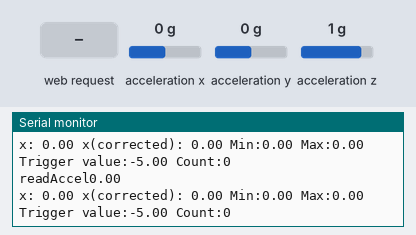
Bench run of a sketch on a simulated ESP8266 (NodeMCU). Shown: the last lines printed to the serial monitor. Wiring (inferred from the names in the program): ADXL345 accelerometer at I2C address 0x53. Inputs (shaded band) come from the test bench; at power-on: acceleration x 0 g, acceleration y 0 g, acceleration z 1 g.

Above: at 3.3 s.
3.4 s: HTTP request GET / received
4.9 s: HTTP request GET /login?DISCONNECT=admin received
6.4 s: acceleration x set to -1.4 g
At 6.43 s:
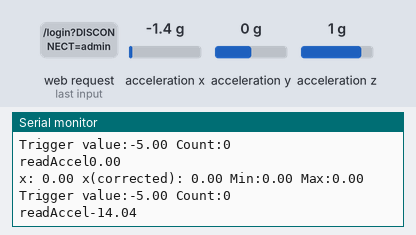
7.9 s: acceleration x set to -0.8 g
At 7.98 s:
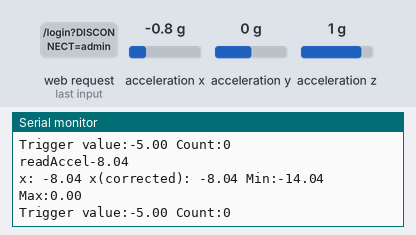
Timing chart, 0 to 10.4 s (numbered marks = the images above; inputs shaded):
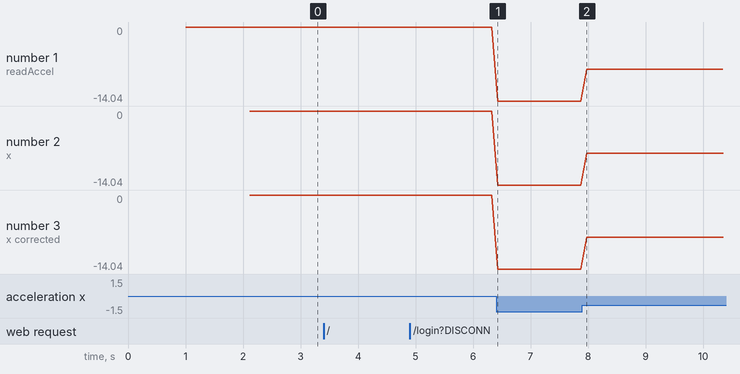

Measured:
- after the input at 6.4 s, the serial monitor: prints a new line at once (image 1)
- after the input at 7.9 s, the serial monitor: prints a new line after 0.08 s (image 2)
- plotted number 1: 0 → -14.04 after the input at 6.4 s, -14.04 → -8.04 after the input at 7.9 s
- plotted number 2: 0 → -14.04 after the input at 6.4 s, -14.04 → -8.04 after the input at 7.9 s
- plotted number 3: 0 → -14.04 after the input at 6.4 s, -14.04 → -8.04 after the input at 7.9 s

The sketch:

accelero1.ino
```cpp
/* ADXL345
 * i2c bus SDA = GPIO0; SCL = GPIO2
 *
 * Just a little test message.  Go to http://192.168.4.1 in a web browser
 * connected to this access point to see it.
 * USER: admin PASSWOR: admin
 */

#include <ESP8266WiFi.h>
#include <WiFiClient.h>
#include <ESP8266WebServer.h>
//ADXL345
#include <Wire.h>

/* Set these to your desired credentials. */
const char *ssid = "ESPap";
const char *password = "12345678";
ESP8266WebServer server(80);


#define DEBUG true
#define Serial if(DEBUG)Serial

#define DEVICE (0x53) // Device address as specified in data sheet
float last_value = 0;
float prelast_value = 0;

int show_count = 0;
int trigger_count = 0;
float trigger_value = -5; //DEFAULT VALUE ???
float current_value = 0;


#define ADXL345_MG2G_MULTIPLIER (0.004)
#define SENSORS_GRAVITY_STANDARD          (SENSORS_GRAVITY_EARTH)
#define SENSORS_GRAVITY_EARTH             (9.80665F)              /**< Earth's gravity in m/s^2 */

byte _buff[6];
char POWER_CTL = 0x2D;    //Power Control Register
char DATA_FORMAT = 0x31;
char DATAX0 = 0x32;    //X-Axis Data 0
char DATAX1 = 0x33;    //X-Axis Data 1
//char DATAY0 = 0x34;    //Y-Axis Data 0
//char DATAY1 = 0x35;    //Y-Axis Data 1
//char DATAZ0 = 0x36;    //Z-Axis Data 0
//char DATAZ1 = 0x37;    //Z-Axis Data 1

float max_x=0;
float min_x=0;
float cal_x=0;
float x = 0;

//Check if header is present and correct
bool is_authentified(){
  Serial.println("Enter is_authentified");
  if (server.hasHeader("Cookie")){
    Serial.print("Found cookie: ");
    String cookie = server.header("Cookie");
    Serial.println(cookie);
    if (cookie.indexOf("ESPSESSIONID=1") != -1) {
      Serial.println("Authentification Successful");
      return true;
    }
  }
  Serial.println("Authentification Failed");
  return false;
}

//root page can be accessed only if authentification is ok
void handleRoot(){
  Serial.println("Enter handleRoot");
  String header;

  if (!is_authentified())
  {
    String header = "HTTP/1.1 301 OK\r\nLocation: /login\r\nCache-Control: no-cache\r\n\r\n";
    server.sendContent(header);
    return;
  }

  if (server.hasArg("RESET"))
  {
      Serial.println("Reset max and min values");
      min_x=0;
      max_x=0;
      String content = "<html><body><h2>ADXL Demo</h2>";
      content += " <a href=\"/login\">reset</a><BR><BR>";
      server.send(200, "text/html", content);
  }


  String content = "<html><body><h2>ADXL demo</h2>";
  //<H2>hello, you successfully connected to esp8266!</H2><br>";

  if (server.hasHeader("User-Agent"))
  {
    //content += "the user agent used is : " + server.header("User-Agent") + "<br><br>";
     content += "x :" + String((int)current_value ) + " Corr(x):" + String((float)current_value - cal_x ) + " min_x:" + String((float)min_x) + " max_x:" + String((float)max_x) + "<br><br>";
     content += "Trigger value:" + String((float)trigger_value) + " trigger count:" + String(trigger_count) + "<br><br>";
  }
  content += " <a href=\"/login?DISCONNECT=YES\">disconnect</a><BR><BR>";
  content += " <a href=\"/?RESET=YES\">Reset min and max values</a><br><br>";
  content += " <a href=\"/settings\">Settings</a>";
  //last line
  content += " </body></html>";
  server.send(200, "text/html", content);


}

void handleSettings()
{
  //reading
  if (server.hasArg("TRIGGER"))
  {
    trigger_value = server.arg("TRIGGER").toInt();
    return;
  }

  //setting
  String msg = " <br><br> <a href=\"/ \">Home</a>";
  String content = "<html><body><form action='/settings' method='POST'><br>";
  content += "Value:<input type='number' name='TRIGGER' min='-500' max='500' placeholder='trigger value'><br>";
  content += "<input type='submit' name='SUBMIT' value='Submit'></form>" + msg + "<br>";
  server.send(200, "text/html", content);
}

//login page, also called for disconnect
void handleLogin(){
  String msg;
  if (server.hasHeader("Cookie")){
    Serial.print("Found cookie: ");
    String cookie = server.header("Cookie");
    Serial.println(cookie);
  }
  if (server.hasArg("DISCONNECT")){
    Serial.println("Disconnection");
    String header = "HTTP/1.1 301 OK\r\nSet-Cookie: ESPSESSIONID=0\r\nLocation: /login\r\nCache-Control: no-cache\r\n\r\n";
    server.sendContent(header);
    return;
  }

  if (server.hasArg("USERNAME") && server.hasArg("PASSWORD")){
    if (server.arg("USERNAME") == "admin" &&  server.arg("PASSWORD") == "admin" ){
      String header = "HTTP/1.1 301 OK\r\nSet-Cookie: ESPSESSIONID=1\r\nLocation: /\r\nCache-Control: no-cache\r\n\r\n";
      server.sendContent(header);
      Serial.println("Log in Successful");
      return;
    }
  msg = "Wrong username/password! try again.";
  Serial.println("Log in Failed");
  }
  String content = "<html><body><form action='/login' method='POST'>To log in, please use : admin/admin<br>";
  content += "User:<input type='text' name='USERNAME' placeholder='user name'><br>";
  content += "Password:<input type='password' name='PASSWORD' placeholder='password'><br>";
  content += "<input type='submit' name='SUBMIT' value='Submit'></form>" + msg + "<br>";
  content += "You also can go <a href='/inline'>here</a></body></html>";
  server.send(200, "text/html", content);
}
//no need authentification

void handleNotFound()
{
  String message = "File Not Found\n\n";
  message += "URI: ";
  message += server.uri();
  message += "\nMethod: ";
  message += (server.method() == HTTP_GET)?"GET":"POST";
  message += "\nArguments: ";
  message += server.args();
  message += "\n";
  for (uint8_t i=0; i<server.args(); i++){
    message += " " + server.argName(i) + ": " + server.arg(i) + "\n";
  }
  server.send(404, "text/plain", message);
}


float readAccel()
{
  Serial.print("readAccel");
  uint8_t howManyBytesToRead = 6; //6 for all axes
  readFrom( DATAX0, howManyBytesToRead, _buff); //read the acceleration data from the ADXL345
  short x =0;
   x = (((short)_buff[1]) << 8) | _buff[0];
  //short y = (((short)_buff[3]) << 8) | _buff[2];
  //short z = (((short)_buff[5]) << 8) | _buff[4];
  Serial.println(x * ADXL345_MG2G_MULTIPLIER * SENSORS_GRAVITY_STANDARD);
  return x * ADXL345_MG2G_MULTIPLIER * SENSORS_GRAVITY_STANDARD;
  //x = x + cal_x;


  //Serial.print("x: ");
  //Serial.print( x*2./512 );
  //Serial.print(" y: ");
  //Serial.print( y*2./512 );
  //Serial.print(" z: ");
  //Serial.print( z*2./512 );
  //Serial.print("X: "); Serial.print( x);

  //Serial.println( sqrtf(x*x+y*y+z*z)*2./512 );

//getX() = read16(ADXL345_REG_DATAX0);
//x = getX() * ADXL345_MG2G_MULTIPLIER * SENSORS_GRAVITY_STANDARD;

}

void writeTo(byte address, byte val)
{
  Wire.beginTransmission(DEVICE); // start transmission to device
  Wire.write(address); // send register address
  Wire.write(val); // send value to write
  Wire.endTransmission(); // end transmission
}

// Reads num bytes starting from address register on device in to _buff array
void readFrom(byte address, int num, byte _buff[])
{
  Wire.beginTransmission(DEVICE); // start transmission to device
  Wire.write(address); // sends address to read from
  Wire.endTransmission(); // end transmission
  Wire.beginTransmission(DEVICE); // start transmission to device
  Wire.requestFrom(DEVICE, num); // request 6 bytes from device

  int i = 0;
  while(Wire.available()) // device may send less than requested (abnormal)
  {
    _buff[i] = Wire.read(); // receive a byte
    i++;
  }
  Wire.endTransmission(); // end transmission
}

void setup() {
  delay(1000);

  Serial.begin(115200);
  Serial.println();
  Serial.print("Configuring access point...");
  /* You can remove the password parameter if you want the AP to be open. */
  WiFi.softAP(ssid, password);

  IPAddress myIP = WiFi.softAPIP();
  Serial.print("AP IP address: ");
  Serial.println(myIP);
  server.on("/", handleRoot);
  server.on("/login", handleLogin);
  server.on("/settings", handleSettings);
  server.on("/inline", [](){
    server.send(200, "text/plain", "this works without need of authentification");
  });
  server.onNotFound(handleNotFound);
  //here the list of headers to be recorded
  const char * headerkeys[] = {"User-Agent","Cookie"} ;
  size_t headerkeyssize = sizeof(headerkeys)/sizeof(char*);
  //ask server to track these headers
  server.collectHeaders(headerkeys, headerkeyssize );

  server.begin();
  Serial.println("HTTP server started");


//ADXL345
  // i2c bus SDA = GPIO0; SCL = GPIO2
  Wire.begin(0,2);

  // Put the ADXL345 into +/- 2G range by writing the value 0x01 to the DATA_FORMAT register.
  // FYI: 0x00 = 2G, 0x01 = 4G, 0x02 = 8G, 0x03 = 16G
  writeTo(DATA_FORMAT, 0x00);

  // Put the ADXL345 into Measurement Mode by writing 0x08 to the POWER_CTL register.
  writeTo(POWER_CTL, 0x08);

  int i =0;
  for(i=0; i<11; i++)
  {
    //uint8_t howManyBytesToRead = 6;
    //readFrom( DATAX0, howManyBytesToRead, _buff);
    float calib_x ;//= (((short)_buff[1]) << 8) | _buff[0];
    calib_x = readAccel();
    //if(i==0)
    // cal_x = x;
    if(i>0)
     cal_x = cal_x + calib_x;
    Serial.println(calib_x);
    delay(100);
  }

  cal_x = cal_x/10;
  Serial.print("cal_x: ");Serial.println(cal_x);

}

void loop() {
  server.handleClient();
  current_value = readAccel();  // read ONLY x, for the y and x modify the readAccel function

  if((current_value - cal_x) > max_x)
    max_x = current_value - cal_x;
  if((current_value - cal_x) < min_x)
    min_x = current_value - cal_x;

  Serial.print("x: ");Serial.print(current_value);  Serial.print(" x(corrected): ");Serial.print(current_value - cal_x);
  Serial.print(" Min:" );Serial.print(min_x); Serial.print(" Max:" ); Serial.println(max_x);
  Serial.print("Trigger value:"); Serial.print(trigger_value); Serial.print(" Count:"); Serial.println(trigger_count);
  delay(100);   // only read every 100ms

}
```
